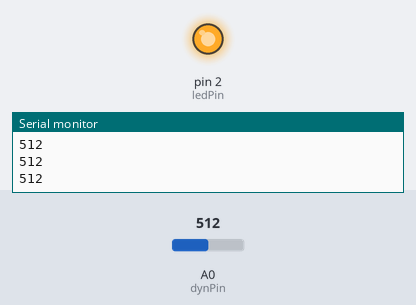
This sketch was run on a simulated Arduino Uno, built with avr-gcc and run on an emulated ATmega328P. Parts: output pins drawn as LEDs (lit = HIGH), the last lines printed to the serial monitor. Inputs (shaded band) come from the test bench; at power-on: A0 (dynPin) = 512.

Above: at 1.2 s.
1.3 s: A0 (dynPin) set to 0
At 2.1 s:
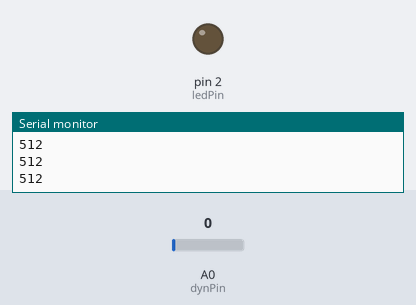
2.8 s: A0 (dynPin) set to 122
At 3.3 s:
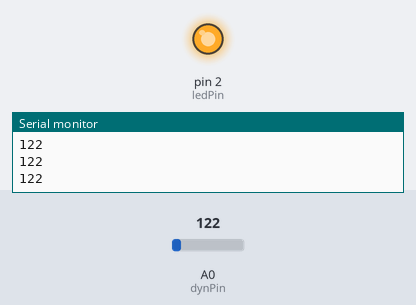
Timing chart, 0 to 5.8 s (numbered marks = the images above; inputs shaded):
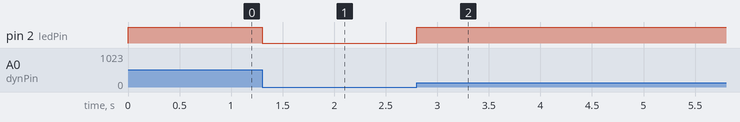

Measured:
- after the input at 1.3 s, pin 2 (ledPin): HIGH → LOW at once
- after the input at 2.8 s, pin 2 (ledPin): LOW → HIGH at once

The sketch:

DynReadIndicator.ino
```cpp
/**
 * DynReadIndicator
 *
 * read the value from the bike dynamo and print on serial.
 * if the dynamo is giving charge, turn on LED at pin 2
 *
 */


int dynPin = A0;
int ledPin = 2;
int dyn = 0;

void setup() {
  // put your setup code here, to run once:
  pinMode(dynPin, INPUT);
  pinMode(ledPin, OUTPUT);
  Serial.begin(9600);
  Serial.println("Recieving...");
}

void loop(){
  //loop this over and over
    dyn = analogRead(dynPin);//get dynamo output, send to board.
    //only print if there's data there
    if(dyn != 0){
      Serial.println(dyn, DEC);
      digitalWrite(ledPin, HIGH);//indicator LED on - generating
      delay(100);// on long enough to see
      digitalWrite(ledPin, LOW);//indicator off
    }
}//end loop
```
